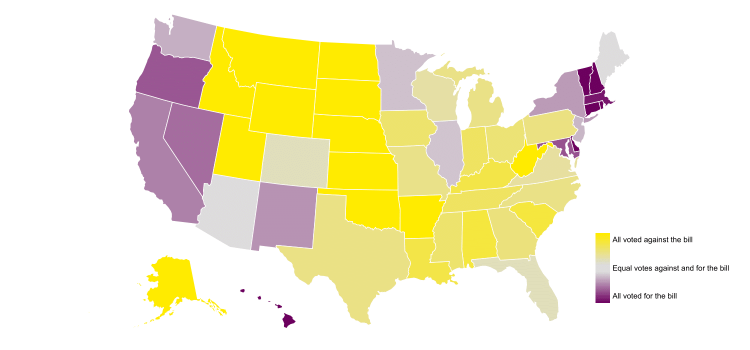
#> input picture src/map_scripts/d3_proj/maps_png/hr1116-115.png, 1500 x 700 px (shown at 1/2 size); its folder holds only this picture in this run
$ jupyter execute --allow-errors png_processing_for_map_from_html.ipynb
#> lines starting #> are read from the running program, lines starting #| are printed output that depends on the picture
#> further down, img is the input picture: PIL image 1500x700 P; mean R, G, B 244, 236.8, 202.1
#> `cropped = img.crop((0, 100, 1500, 800))`:
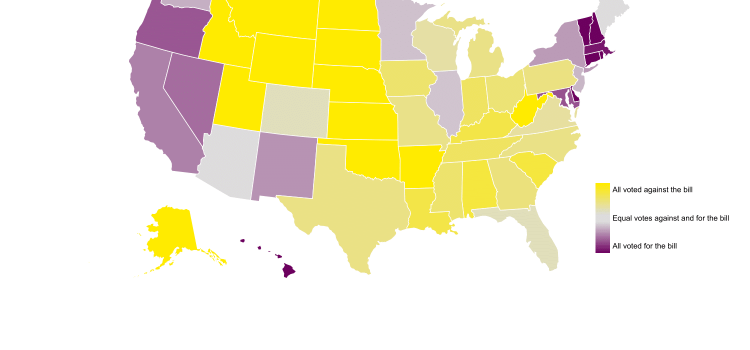
#> cropped: PIL image 1500x700 P (shown at 1/2 size); mean R, G, B 244.4, 237.5, 204.5
[cell 1]
import os
from PIL import Image
import pandas as pd
import pymysql
import json
from pprint import pprint
import numpy as np
import json

[cell 2]
host="votetrackr-db.cv1xcgegsskz.us-east-2.rds.amazonaws.com"
port=3306
dbname="deploy_db"
user="VoteTrackrMaster"
password="VotePass"
#> (the rest of this cell did not finish here and is left out)

#> (a cell that did not finish here is left out)


$ run again, on src/map_scripts/d3_proj/maps_png/hr184-115.png
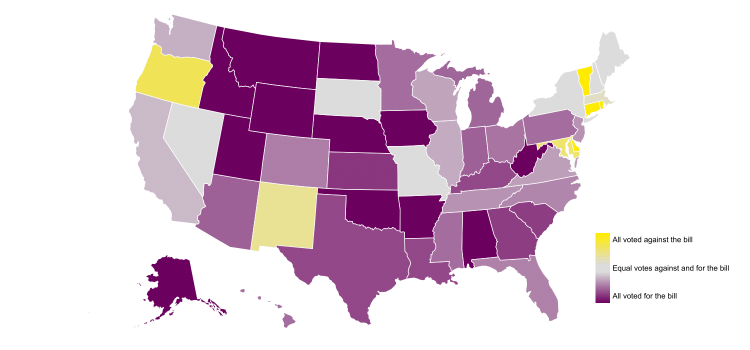
#> input picture src/map_scripts/d3_proj/maps_png/hr184-115.png, 1500 x 700 px (shown at 1/2 size)
#> img is the input picture: PIL image 1500x700 P; mean R, G, B 222, 201.3, 215.7
#> `cropped = img.crop((0, 100, 1500, 800))`:
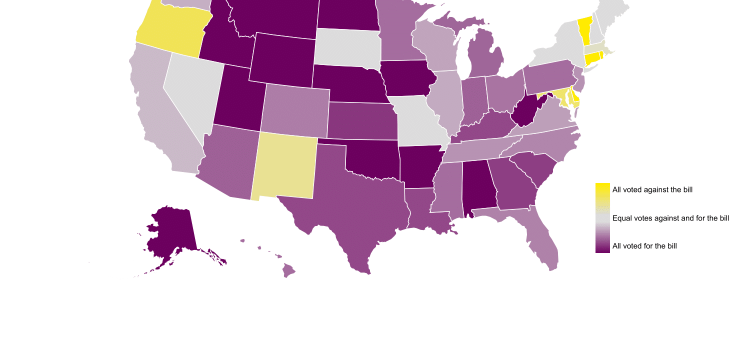
#> cropped: PIL image 1500x700 P (shown at 1/2 size); mean R, G, B 223.6, 203.8, 217.4

$ run again, on src/map_scripts/d3_proj/maps_png/hr1698-115.png
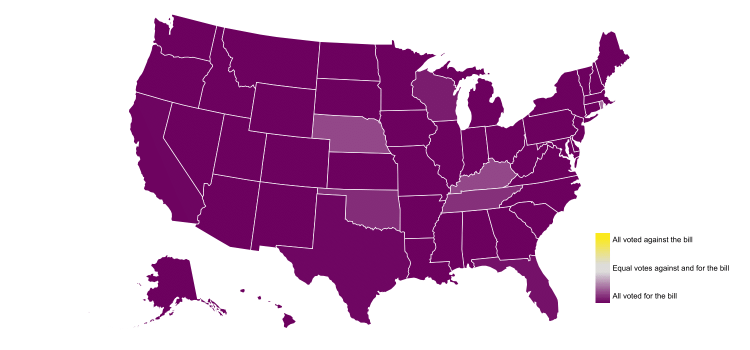
#> input picture src/map_scripts/d3_proj/maps_png/hr1698-115.png, 1500 x 700 px (shown at 1/2 size)
#> img is the input picture: PIL image 1500x700 P; mean R, G, B 204.5, 168.1, 199.7
#> `cropped = img.crop((0, 100, 1500, 800))`:
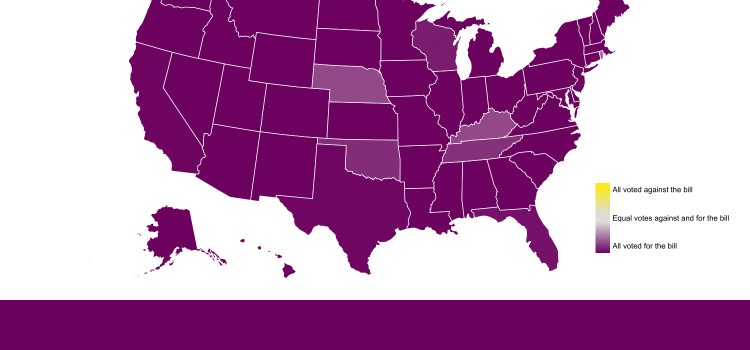
#> cropped: PIL image 1500x700 P (shown at 1/2 size); mean R, G, B 185.8, 135.6, 179.2
